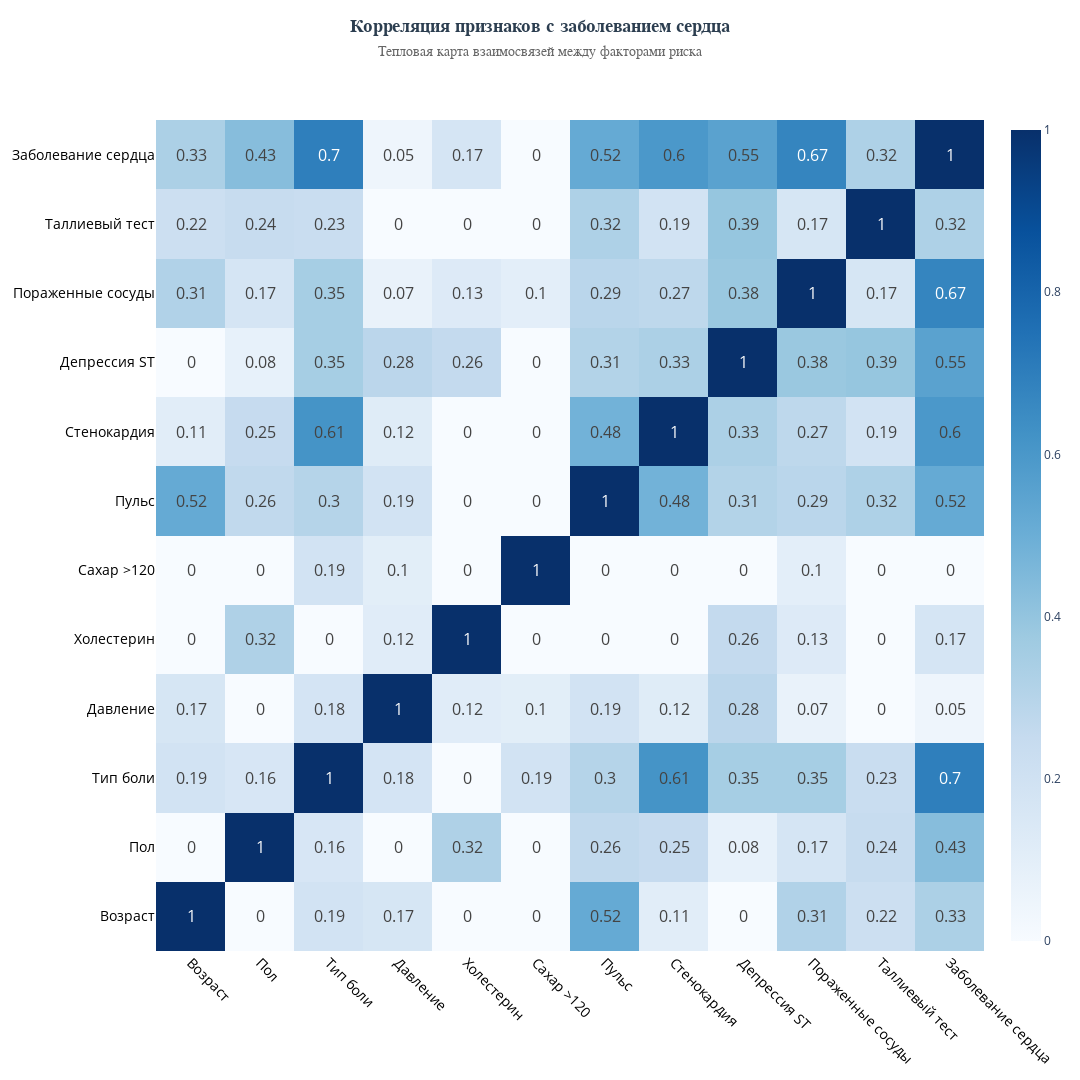
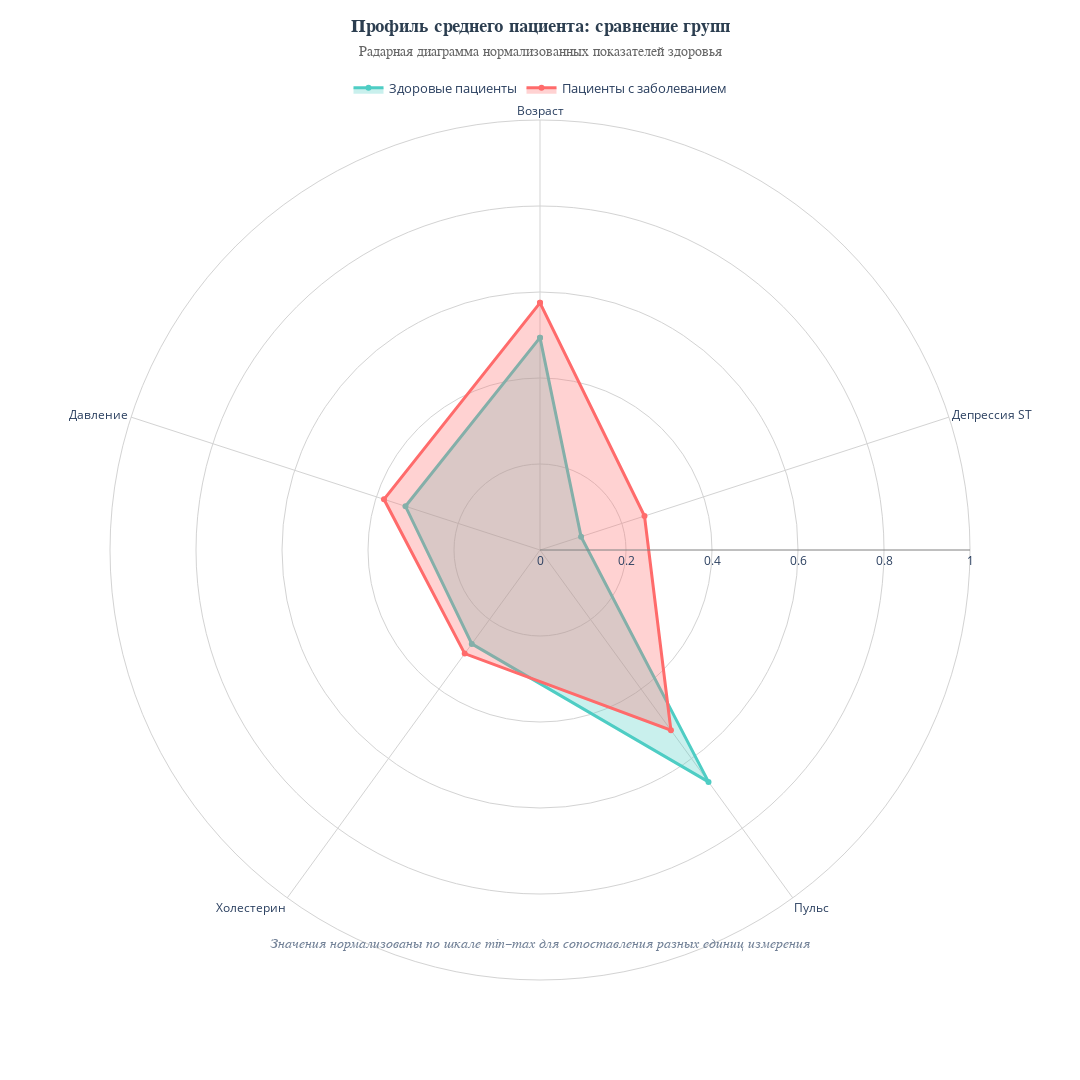

Write notebook code for charts like these, in order.
### Code cell
import numpy as np
import pandas as pd
import plotly.graph_objects as go
from plotly.subplots import make_subplots

# Загружаем исходные данные
heart_df_original = pd.read_csv("/home/zorinep/big_data_magistracy/vizualize/heart.csv")

# Преобразуем для читаемости
heart_df_original["Sex_str"] = heart_df_original["Sex"].map({1: "Мужской", 0: "Женский"})
heart_df_original["Диагноз"] = heart_df_original["Heart Disease"].map({"Presence": "Есть заболевание", "Absence": "Нет заболевания"})

# Для тепловой карты нужны числовые данные
heart_df_numeric = heart_df_original.copy()

# Преобразуем категориальные в числовые для корреляции
cat_columns = ['Sex', 'Chest pain type', 'FBS over 120', 'EKG results', 
               'Exercise angina', 'Slope of ST', 'Number of vessels fluro', 'Thallium']

for col in cat_columns:
    if col in heart_df_numeric.columns:
        heart_df_numeric[col] = pd.factorize(heart_df_numeric[col])[0]

heart_df_numeric['Heart Disease_num'] = heart_df_numeric['Heart Disease'].map({'Presence': 1, 'Absence': 0})

# ==================== КАРТОЧКА 3: HEATMAP ====================
# Выбираем ключевые признаки для heatmap
selected_features = ['Age', 'Sex', 'Chest pain type', 'BP', 'Cholesterol', 
                     'FBS over 120', 'Max HR', 'Exercise angina', 'ST depression',
                     'Number of vessels fluro', 'Thallium', 'Heart Disease_num']

# Создаем корреляционную матрицу
corr_matrix = heart_df_numeric[selected_features].phik_matrix()

# Русские названия для лучшей читаемости
russian_names = {
    'Age': 'Возраст',
    'Sex': 'Пол',
    'Chest pain type': 'Тип боли',
    'BP': 'Давление',
    'Cholesterol': 'Холестерин',
    'FBS over 120': 'Сахар >120',
    'Max HR': 'Пульс',
    'Exercise angina': 'Стенокардия',
    'ST depression': 'Депрессия ST',
    'Number of vessels fluro': 'Пораженные сосуды',
    'Thallium': 'Таллиевый тест',
    'Heart Disease_num': 'Заболевание сердца'
}

# Переименовываем
corr_matrix_renamed = corr_matrix.rename(columns=russian_names, index=russian_names)

fig3 = go.Figure(data=go.Heatmap(
    z=corr_matrix_renamed.values,
    x=corr_matrix_renamed.columns,
    y=corr_matrix_renamed.columns,
    colorscale='Blues',
    zmid=0.5,
    zmin=0,
    zmax=1,
    text=np.round(corr_matrix_renamed.values, 2),
    texttemplate='%{text}',
    textfont={"size": 16},
    hovertemplate='<b>%{y} vs %{x}</b><br>Корреляция: %{z:.3f}<extra></extra>'
))

fig3.update_layout(
    title=dict(
        text='<b>Корреляция признаков с заболеванием сердца</b><br><span style="font-size:14px; color:#666">Тепловая карта взаимосвязей между факторами риска</span>',
        font=dict(size=18, family='Arial', color='#2c3e50'),
        x=0.5,
        y=0.97
    ),
    width=1080,
    height=1080,
    margin=dict(l=120, r=80, t=120, b=100),
   xaxis=dict(
        tickangle=45,
        tickfont=dict(size=14, color='#000')  # ← крупный шрифт по X
    ),
    yaxis=dict(
        tickfont=dict(size=14, color='#000')  # ← крупный шрифт по Y
    )
)

# Добавляем аннотацию с самыми сильными корреляциями
# Находим топ-3 корреляции с заболеванием
disease_corr = corr_matrix_renamed['Заболевание сердца'].drop('Заболевание сердца')
top_corr = disease_corr.abs().nlargest(3)


fig3.show()
fig3.write_image("card3_heatmap.png", width=512, height=512)

# ==================== КАРТОЧКА 5: RADAR CHART ====================
print("Создаем Карточку 5: Radar chart сравнения профилей...")

# Выбираем признаки для радара
features_for_radar = ['Age', 'BP', 'Cholesterol', 'Max HR', 'ST depression']
russian_labels = ['Возраст', 'Давление', 'Холестерин', 'Пульс', 'Депрессия ST']

# Средние значения
healthy_mean = heart_df_original[heart_df_original['Диагноз'] == 'Нет заболевания'][features_for_radar].mean()
disease_mean = heart_df_original[heart_df_original['Диагноз'] == 'Есть заболевание'][features_for_radar].mean()

# Нормализация
all_data = heart_df_original[features_for_radar]
data_min = all_data.min()
data_max = all_data.max()

def normalize_series(series, data_min, data_max):
    return (series - data_min) / (data_max - data_min)

healthy_norm = normalize_series(healthy_mean, data_min, data_max)
disease_norm = normalize_series(disease_mean, data_min, data_max)

# Замыкаем круг
theta_closed = russian_labels + [russian_labels[0]]
healthy_r = healthy_norm.values.tolist() + [healthy_norm.values[0]]
disease_r = disease_norm.values.tolist() + [disease_norm.values[0]]

fig5 = go.Figure()

fig5.add_trace(go.Scatterpolar(
    r=healthy_r,
    theta=theta_closed,
    fill='toself',
    fillcolor='rgba(78, 205, 196, 0.3)',
    line=dict(color='#4ECDC4', width=3),
    name='Здоровые пациенты',
    customdata=(healthy_mean.values.tolist() + [healthy_mean.values[0]]),
    hovertemplate='<b>%{theta}</b><br>Норм.: %{r:.2f}<br>Факт.: %{customdata:.1f}<extra></extra>'
))

fig5.add_trace(go.Scatterpolar(
    r=disease_r,
    theta=theta_closed,
    fill='toself',
    fillcolor='rgba(255, 107, 107, 0.3)',
    line=dict(color='#FF6B6B', width=3),
    name='Пациенты с заболеванием',
    customdata=(disease_mean.values.tolist() + [disease_mean.values[0]]),
    hovertemplate='<b>%{theta}</b><br>Норм.: %{r:.2f}<br>Факт.: %{customdata:.1f}<extra></extra>'
))

# Основной layout
fig5.update_layout(
    title=dict(
        text='<b>Профиль среднего пациента: сравнение групп</b><br><span style="font-size:14px; color:#666">Радарная диаграмма нормализованных показателей здоровья</span>',
        font=dict(size=18, family='Arial', color='#2c3e50'),
        x=0.5,
        y=0.97
    ),
    polar=dict(
        radialaxis=dict(
            visible=True,
            range=[0, 1],
            tickfont=dict(size=12),
            tickvals=[0, 0.2, 0.4, 0.6, 0.8, 1.0],
            gridcolor='lightgray',
            linecolor='gray'
        ),
        angularaxis=dict(
            gridcolor='lightgray',
            linecolor='lightgray',
            rotation=90,
            tickfont=dict(size=12)
        ),
        bgcolor='white'
    ),
    width=1080,
    height=1080,
    margin=dict(l=100, r=100, t=120, b=100),
    showlegend=True,
    legend=dict(
        orientation="h",
        yanchor="bottom",
        y=1.02,
        xanchor="center",
        x=0.5,
        font=dict(size=13)
    )
)




fig5.add_annotation(
    x=0.5,
    y=0.03,
    xref="paper",
    yref="paper",
    text="<i>Значения нормализованы по шкале min–max для сопоставления разных единиц измерения</i>",
    showarrow=False,
    align="center",
    font=dict(size=14, color="#718096", family="Segoe UI, Arial")
)

fig5.show()

### Figure 1 — Plotly figure (JSON) as saved in the notebook; plotly's stock layout.template omitted (floating-point values rounded to 4 significant figures; data arrays with more than 128 entries replaced by an {"elided": "..."} marker saying what was removed)
{"data": [{"colorscale": [[0, "rgb(247,251,255)"], [0.125, "rgb(222,235,247)"], [0.25, "rgb(198,219,239)"], [0.375, "rgb(158,202,225)"], [0.5, "rgb(107,174,214)"], [0.625, "rgb(66,146,198)"], [0.75, "rgb(33,113,181)"], [0.875, "rgb(8,81,156)"], [1, "rgb(8,48,107)"]], "hovertemplate": "<b>%{y} vs %{x}</b><br>Корреляция: %{z:.3f}<extra></extra>", "text": {"elided": "12x12 float values"}, "textfont": {"size": 16}, "texttemplate": "%{text}", "type": "heatmap", "x": ["Возраст", "Пол", "Тип боли", "Давление", "Холестерин", "Сахар >120", "Пульс", "Стенокардия", "Депрессия ST", "Пораженные сосуды", "Таллиевый тест", "Заболевание сердца"], "y": ["Возраст", "Пол", "Тип боли", "Давление", "Холестерин", "Сахар >120", "Пульс", "Стенокардия", "Депрессия ST", "Пораженные сосуды", "Таллиевый тест", "Заболевание сердца"], "z": {"elided": "12x12 float values"}, "zmax": 1, "zmid": 0.5, "zmin": 0}], "layout": {"height": 1080, "margin": {"b": 100, "l": 120, "r": 80, "t": 120}, "title": {"font": {"color": "#2c3e50", "family": "Arial", "size": 18}, "text": "<b>Корреляция признаков с заболеванием сердца</b><br><span style=\"font-size:14px; color:#666\">Тепловая карта взаимосвязей между факторами риска</span>", "x": 0.5, "y": 0.97}, "width": 1080, "xaxis": {"tickangle": 45, "tickfont": {"color": "#000", "size": 14}}, "yaxis": {"tickfont": {"color": "#000", "size": 14}}}}

### Figure 2 — Plotly figure (JSON) as saved in the notebook; plotly's stock layout.template omitted (floating-point values rounded to 4 significant figures)
{"data": [{"customdata": [52.71, 128.9, 244.2, 158.3, 0.6227, 52.71], "fill": "toself", "fillcolor": "rgba(78, 205, 196, 0.3)", "hovertemplate": "<b>%{theta}</b><br>Норм.: %{r:.2f}<br>Факт.: %{customdata:.1f}<extra></extra>", "line": {"color": "#4ECDC4", "width": 3}, "name": "Здоровые пациенты", "r": [0.4939, 0.3289, 0.2699, 0.6667, 0.1004, 0.4939], "theta": ["Возраст", "Давление", "Холестерин", "Пульс", "Депрессия ST", "Возраст"], "type": "scatterpolar"}, {"customdata": [56.59, 134.4, 256.5, 138.9, 1.584, 56.59], "fill": "toself", "fillcolor": "rgba(255, 107, 107, 0.3)", "hovertemplate": "<b>%{theta}</b><br>Норм.: %{r:.2f}<br>Факт.: %{customdata:.1f}<extra></extra>", "line": {"color": "#FF6B6B", "width": 3}, "name": "Пациенты с заболеванием", "r": [0.5748, 0.3815, 0.2979, 0.518, 0.2555, 0.5748], "theta": ["Возраст", "Давление", "Холестерин", "Пульс", "Депрессия ST", "Возраст"], "type": "scatterpolar"}], "layout": {"annotations": [{"align": "center", "font": {"color": "#718096", "family": "Segoe UI, Arial", "size": 14}, "showarrow": false, "text": "<i>Значения нормализованы по шкале min–max для сопоставления разных единиц измерения</i>", "x": 0.5, "xref": "paper", "y": 0.03, "yref": "paper"}], "height": 1080, "legend": {"font": {"size": 13}, "orientation": "h", "x": 0.5, "xanchor": "center", "y": 1.02, "yanchor": "bottom"}, "margin": {"b": 100, "l": 100, "r": 100, "t": 120}, "polar": {"angularaxis": {"gridcolor": "lightgray", "linecolor": "lightgray", "rotation": 90, "tickfont": {"size": 12}}, "bgcolor": "white", "radialaxis": {"gridcolor": "lightgray", "linecolor": "gray", "range": [0, 1], "tickfont": {"size": 12}, "tickvals": [0, 0.2, 0.4, 0.6, 0.8, 1], "visible": true}}, "showlegend": true, "title": {"font": {"color": "#2c3e50", "family": "Arial", "size": 18}, "text": "<b>Профиль среднего пациента: сравнение групп</b><br><span style=\"font-size:14px; color:#666\">Радарная диаграмма нормализованных показателей здоровья</span>", "x": 0.5, "y": 0.97}, "width": 1080}}
